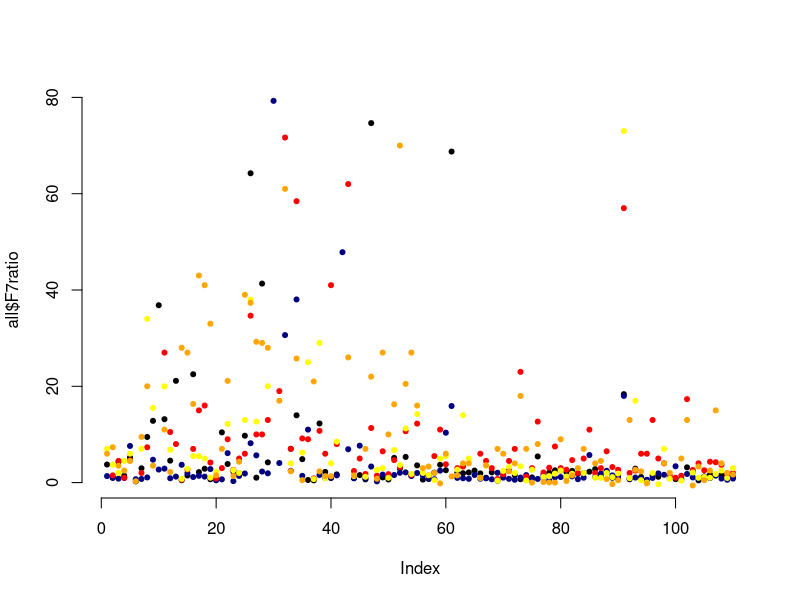
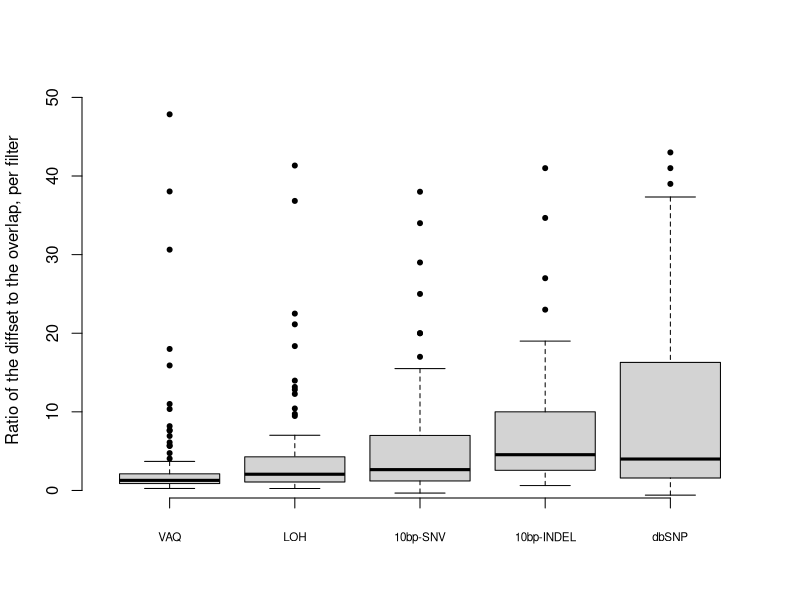

Generate these figures, in order, with R:
## LOAD DATA

data=read.table( "../FIGURE_DATA/overlap_numbers_excluded_by_filter_MUTATION_CALLS_STD40.txt", header=T, stringsAsFactors=FALSE )
data2=read.table( "../FIGURE_DATA/numbers_excluded_by_filter_MUTATION_CALLS_STD40.txt", header=T, stringsAsFactors=FALSE )

## now re-name and delete columns
names( data )[ 2 ] <- "F2overlap"
names( data )[ 4 ] <- "F3overlap"
names( data )[ 6 ] <- "F4overlap"
names( data )[ 8 ] <- "F5overlap"
names( data )[ 10 ] <- "F6overlap"
names( data )[ 12 ] <- "F7overlap"
names( data )[ 14 ] <- "F8overlap"

data$FILT_2_PERCENT<-NULL
data$FILT_3_PERCENT<-NULL
data$FILT_4_PERCENT<-NULL
data$FILT_5_PERCENT<-NULL
data$FILT_6_PERCENT<-NULL
data$FILT_7_PERCENT<-NULL
data$FILT_8_PERCENT<-NULL

## now merge the two data frames
for (i in 1:length(data$SAMPLE)){
	short<-data$SAMPLE[ i ]
	newname<-paste( "C282", short, sep="." )
	data$SAMPLE[ i ]<-newname
}

# duplicate the data.frame
newdata <- data

# change C282 to C484
for (i in 1:length(newdata$SAMPLE)){
	short <- newdata$SAMPLE[ i ]
	old <- substring( short, 6, )
	newname <- paste( "C484", old, sep="." )
	newdata$SAMPLE[ i ]<-newname
}

# add the two together
overlapdata <- merge(data, newdata, all=TRUE )

# merge with data2...
names( data2 )[ 2 ] <- "F2all"
names( data2 )[ 3 ] <- "F3all"
names( data2 )[ 4 ] <- "F4all"
names( data2 )[ 5 ] <- "F5all"
names( data2 )[ 6 ] <- "F6all"
names( data2 )[ 7 ] <- "F7all"
names( data2 )[ 8 ] <- "F8all"

all <- merge( overlapdata, data2 )

## then calculate the diffset size
all$F2diff <- all$F2all - all$F2overlap
all$F3diff <- all$F3all - all$F3overlap
all$F4diff <- all$F4all - all$F4overlap
all$F5diff <- all$F5all - all$F5overlap
all$F6diff <- all$F6all - all$F6overlap
all$F7diff <- all$F7all - all$F7overlap
all$F8diff <- all$F8all - all$F8overlap

## a ratio ...
all$F2ratio <- all$F2diff / all$F2overlap
all$F3ratio <- all$F3diff / all$F3overlap
all$F4ratio <- all$F4diff / all$F4overlap
all$F5ratio <- all$F5diff / all$F5overlap
all$F6ratio <- all$F6diff / all$F6overlap
all$F7ratio <- all$F7diff / all$F7overlap
all$F8ratio <- all$F8diff / all$F8overlap

## add normalized ratio...
#all$F2ratioNORM <- (all$F2diff/all$F2all) / (all$F2overlap/all$F2all)
#all$F3ratioNORM <- (all$F3diff/all$F2all) / (all$F3overlap/all$F2all)
#all$F4ratioNORM <- (all$F4diff/all$F2all) / (all$F4overlap/all$F2all)
#all$F5ratioNORM <- (all$F5diff/all$F2all) / (all$F5overlap/all$F2all)
#all$F6ratioNORM <- (all$F6diff/all$F2all) / (all$F6overlap/all$F2all)
#all$F7ratioNORM <- (all$F7diff/all$F2all) / (all$F7overlap/all$F2all)
#all$F8ratioNORM <- (all$F8diff/all$F2all) / (all$F8overlap/all$F2all)

## then make some averages...

## ratio averages...
all$F3ratio[all$F3ratio=="Inf"] <- NA
all$F3ratio[all$F3ratio=="NaN"] <- NA
mean(all$F3ratio, na.rm=TRUE)
median(all$F3ratio, na.rm=TRUE)

all$F4ratio[all$F4ratio=="Inf"] <- NA
all$F4ratio[all$F4ratio=="NaN"] <- NA
mean(all$F4ratio, na.rm=TRUE)
median(all$F4ratio, na.rm=TRUE)

all$F5ratio[all$F5ratio=="Inf"] <- NA
all$F5ratio[all$F5ratio=="NaN"] <- NA
mean(all$F5ratio, na.rm=TRUE)
median(all$F5ratio, na.rm=TRUE)

all$F6ratio[all$F6ratio=="Inf"] <- NA
all$F6ratio[all$F6ratio=="NaN"] <- NA
mean(all$F6ratio, na.rm=TRUE)
median(all$F6ratio, na.rm=TRUE)

all$F7ratio[all$F7ratio=="Inf"] <- NA
all$F7ratio[all$F7ratio=="NaN"] <- NA
mean(all$F7ratio, na.rm=TRUE)
median(all$F7ratio, na.rm=TRUE)


## finally make some figures

# here is a plot of points...
#pdf( "../FIGURE_PDFS/Diffset_bypoints.pdf" )
par(bty='n')
plot( all$F7ratio, ylim=c(0,80), pch=20, col='black' )
points( all$F5ratio, pch=20, col='navy' )
points( all$F3ratio, pch=20, col='red' )
points( all$F4ratio, pch=20, col='yellow' )
points( all$F6ratio, pch=20, col='orange' )
#dev.off()

# and here is a boxplot...
#24-28
#pdf( "../FIGURE_PDFS/Diffset_bybars.pdf" )
par(bty='n')
boxplot( all[,c(26,28,25,24,27)], ylim=c(1,50), xaxt='n', pch=20, ylab="Ratio of the diffset to the overlap, per filter" )
axis( 1, at=1:5, padj=0.8, cex.axis=0.7, labels=c( "VAQ", "LOH", "10bp-SNV", "10bp-INDEL", "dbSNP" ) )
#dev.off()

